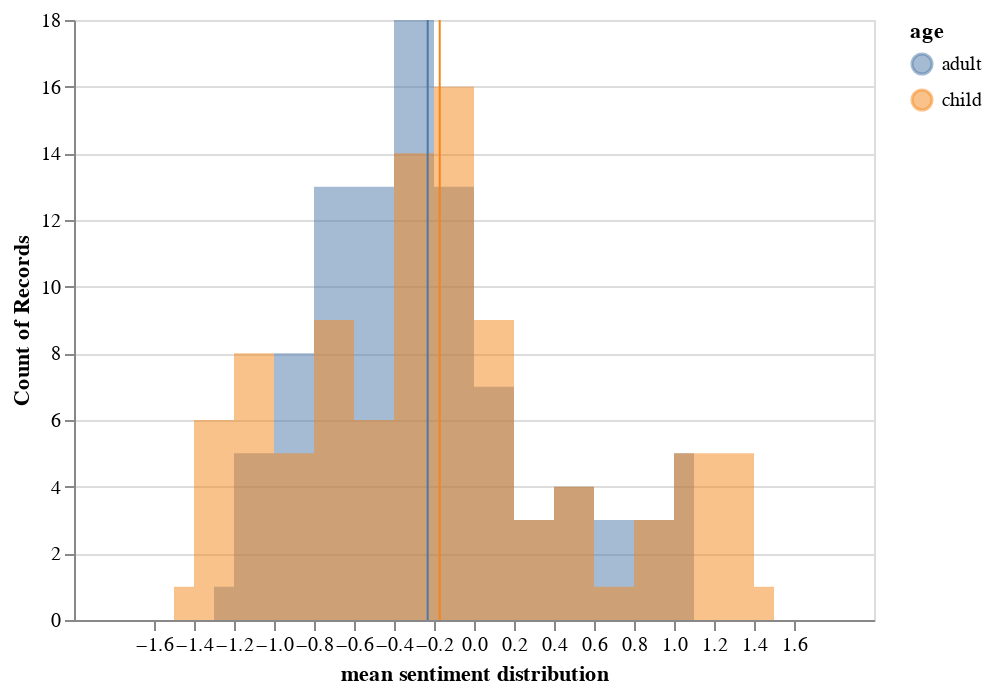

Write notebook code for a chart like this one.
### Markdown cell above
### Sentiment by age

### Code cell
source = reg_free
hist_free_age_com = alt.Chart(source).mark_area(
    opacity=0.5,
    interpolate='step'
).encode(
    alt.X('mean-compound:Q', bin=alt.Bin(maxbins=30), title='mean sentiment distribution'),
    alt.Y('count()',  stack=None),
    alt.Color('age'))

rule = alt.Chart(source).mark_rule(color='red').encode(
    x=alt.X('mean-compound:Q', aggregate='mean'),
    color=alt.Color('age'))

hist_free_age_com = hist_free_age_com + rule
hist_free_age_com

### Figure 1 — Vega-Lite specification as saved in the notebook (floating-point values rounded to 4 significant figures; data arrays with more than 128 entries replaced by an {"elided": "..."} marker saying what was removed)
{"config": {"view": {"continuousWidth": 400, "continuousHeight": 300}}, "layer": [{"mark": {"type": "area", "interpolate": "step", "opacity": 0.5}, "encoding": {"color": {"type": "nominal", "field": "age"}, "x": {"type": "quantitative", "bin": {"maxbins": 30}, "field": "mean-compound", "title": "mean sentiment distribution"}, "y": {"type": "quantitative", "aggregate": "count", "stack": null}}}, {"mark": {"type": "rule", "color": "red"}, "encoding": {"color": {"type": "nominal", "field": "age"}, "x": {"type": "quantitative", "aggregate": "mean", "field": "mean-compound"}}}], "data": {"name": "data-49e7386179afb0376e965e3b44012dc1"}, "$schema": "https://vega.github.io/schema/vega-lite/v4.8.1.json", "datasets": {"data-49e7386179afb0376e965e3b44012dc1": {"elided": "192 records"}}}
